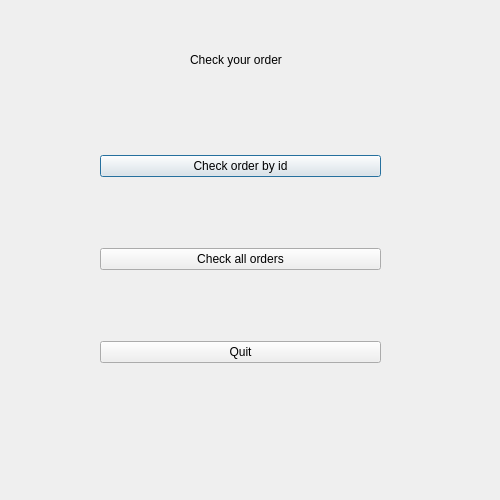
<?xml version="1.0" encoding="UTF-8"?>
<ui version="4.0">
 <class>CheckOrders</class>
 <widget class="QDialog" name="CheckOrders">
  <property name="geometry">
   <rect>
    <x>0</x>
    <y>0</y>
    <width>500</width>
    <height>500</height>
   </rect>
  </property>
  <property name="minimumSize">
   <size>
    <width>500</width>
    <height>500</height>
   </size>
  </property>
  <property name="maximumSize">
   <size>
    <width>500</width>
    <height>500</height>
   </size>
  </property>
  <property name="windowTitle">
   <string>CheckOrders</string>
  </property>
  <widget class="QLabel" name="label">
   <property name="geometry">
    <rect>
     <x>190</x>
     <y>50</y>
     <width>151</width>
     <height>19</height>
    </rect>
   </property>
   <property name="text">
    <string>Check your order</string>
   </property>
  </widget>
  <widget class="QWidget" name="verticalLayoutWidget">
   <property name="geometry">
    <rect>
     <x>100</x>
     <y>90</y>
     <width>281</width>
     <height>341</height>
    </rect>
   </property>
   <layout class="QVBoxLayout" name="verticalLayout">
    <item>
     <widget class="QPushButton" name="pushButton">
      <property name="text">
       <string>Check order by id</string>
      </property>
     </widget>
    </item>
    <item>
     <widget class="QPushButton" name="pushButton_2">
      <property name="text">
       <string>Check all orders</string>
      </property>
     </widget>
    </item>
    <item>
     <widget class="QPushButton" name="pushButton_3">
      <property name="text">
       <string>Quit</string>
      </property>
     </widget>
    </item>
   </layout>
  </widget>
 </widget>
 <resources/>
 <connections/>
</ui>
